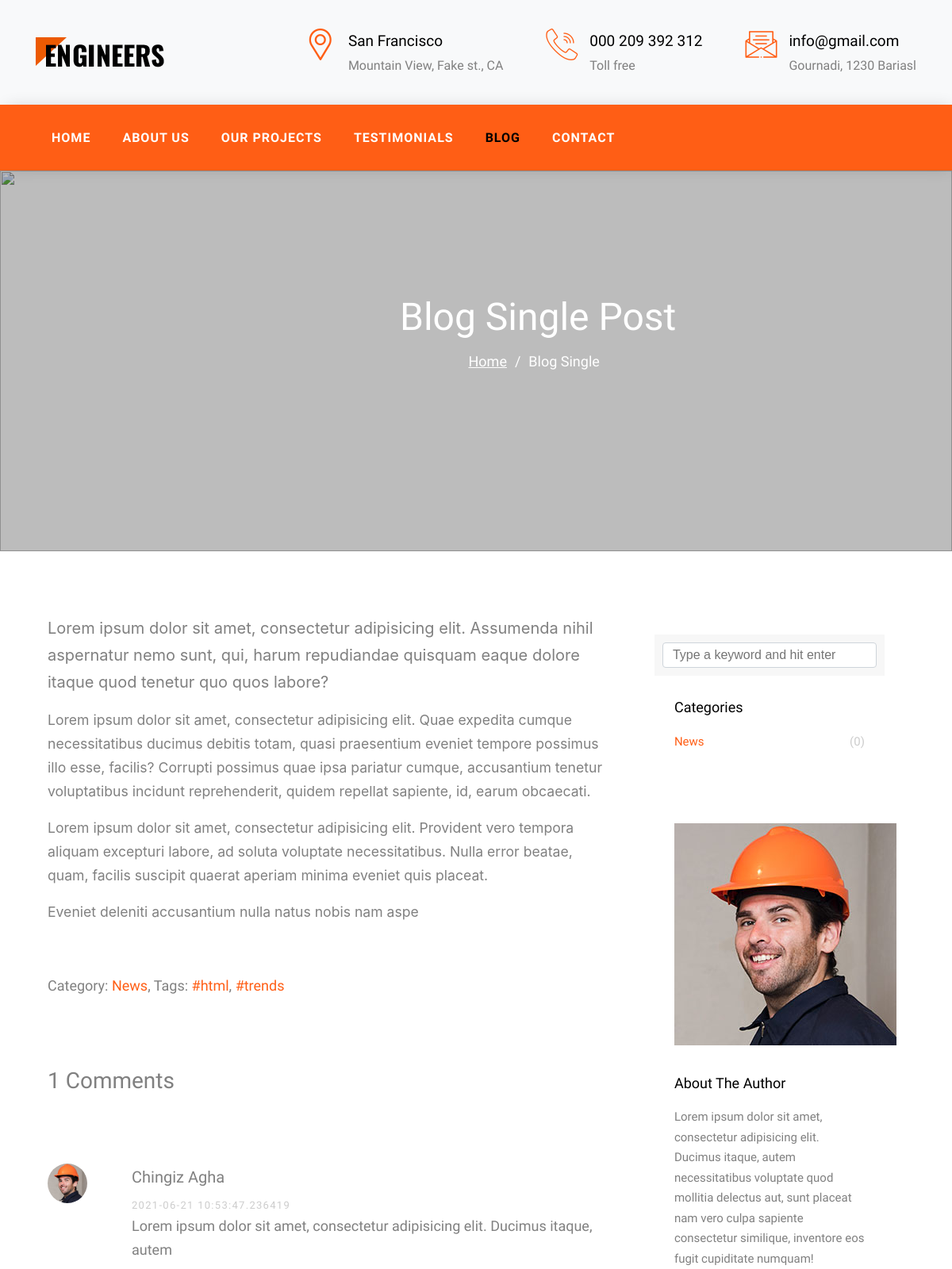
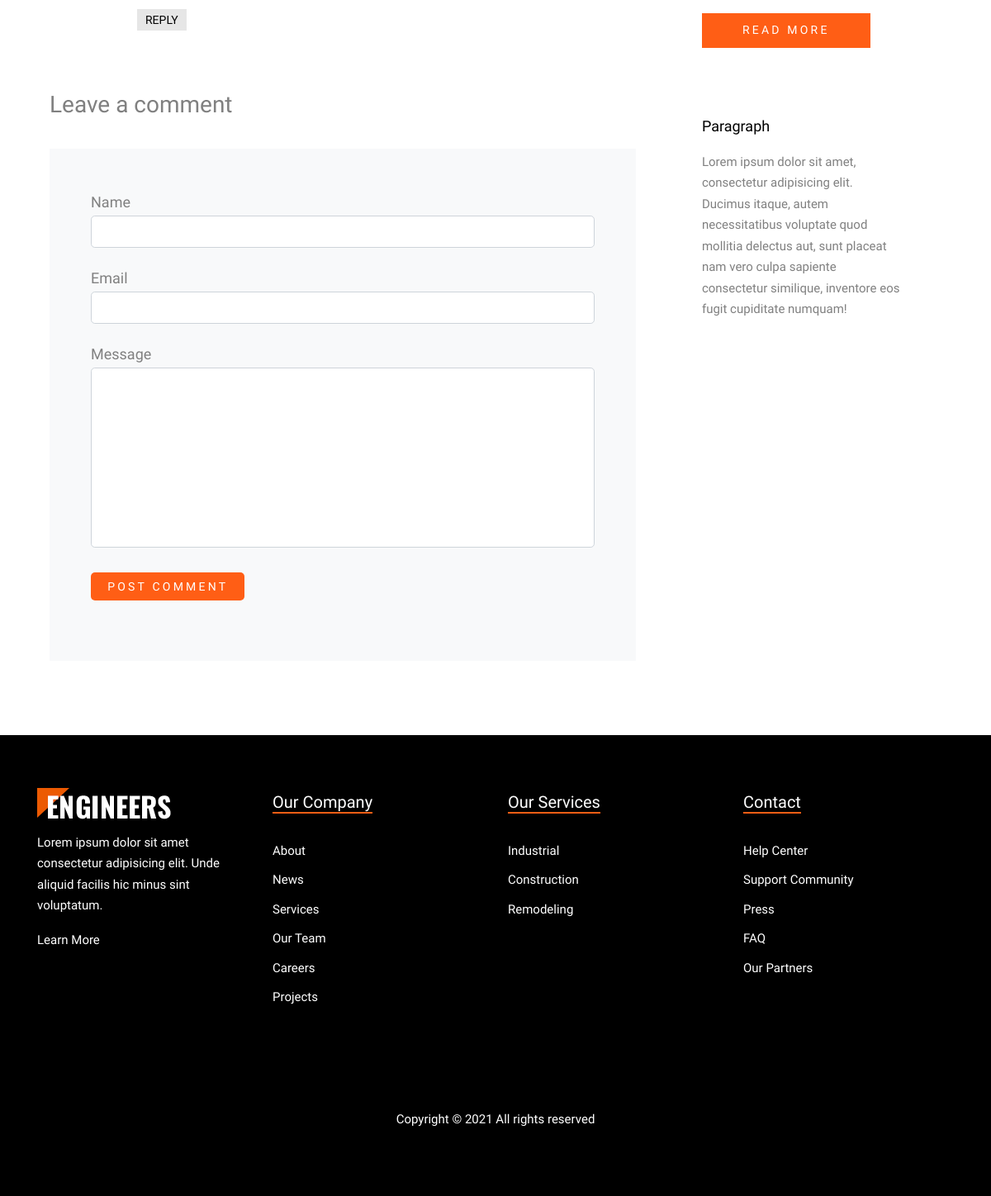
/single/2, run on the app's committed database (2 pictures, top to bottom).
### engineers/models.py (models this page shows, shortened)
class Address(db.Model):
    id = db.Column(db.Integer, primary_key=True)
    icon = db.Column(db.String(20), nullable=True)
    desc = db.Column(db.String(50), nullable=False)
    big_desc = db.Column(db.String(75), nullable=False)

class Blog(db.Model):
    id = db.Column(db.Integer, primary_key=True)
    title = db.Column(db.String(80), nullable=False)
    name = db.Column(db.String(20), nullable=False)
    image = db.Column(db.String(20), default='uploads/default.png')
    desc = db.Column(db.Text, nullable=False)
    category = db.Column(db.Integer, db.ForeignKey('blogcategory.id'), nullable=False)
    comment = db.relationship('Comment', backref='blog', lazy=True, cascade='all,delete')
    tag = db.relationship('Tag', secondary='blogs_tags', backref=db.backref('blogs', lazy='dynamic'))

class Comment(db.Model):
    id = db.Column(db.Integer, primary_key=True)
    author = db.Column(db.String(32), nullable=False)
    mail = db.Column(db.String(32), nullable=False)
    text = db.Column(db.String(140), nullable=False)
    timestamp = db.Column(db.DateTime(), default=datetime.utcnow, index=True)
    blog_id = db.Column(db.Integer, db.ForeignKey('blog.id'), nullable=False)

class BlogCategory(db.Model):
    __tablename__ = 'blogcategory'
    id = db.Column(db.Integer, primary_key=True)
    title = db.Column(db.String(50), nullable=False)
    category = db.relationship(Blog, backref='blogcategories', lazy=True, cascade='all,delete')

### engineers/controllers.py (the view, shortened to what this page needs)
@app.route('/single/<id>', methods=['GET', 'POST'])
def single(id):
    address = Address.query.all()
    comment = Comment.query.filter_by(blog_id=id)
    blog = Blog.query.get_or_404(id)
    form = CommentForm()
    category = BlogCategory.query.all()
    comment_count = Comment.query.filter(Comment.blog_id == blog.id).count()
    category_count = Blog.query.filter(Blog.category == BlogCategory.id).count()
    return render_template('app/single-blog.html', blog=blog, address=address, comment=comment, form=form, category=category, comment_count=comment_count, category_count=category_count)

### engineers/forms.py
class CommentForm(FlaskForm):
    name = StringField('Name', validators=[DataRequired(), Length(min=3, max=15)])
    email = StringField('Email', validators=[DataRequired(), Email()])
    text = TextAreaField('Message', validators=[DataRequired(), Length(min=20, max=200)])
    date = DateField('Posted Date', format='%d-%m-%Y')
    submit = SubmitField('POST COMMENT')

### engineers/templates/app/single-blog.html (shortened to what this page needs)
{% extends 'app/base.html' %}
{% block content %}
    <menu>
        <div class="row nav-sticky">
            <div class="row-nav col-12 ff-oswald">
                <ul class="d-flex nav-ul color-fff">
                    <li class="nav-li"><a href="/index">Home</a></li>
                    <li class="nav-li"><a href="/about">About Us</a></li>
                    <li class="nav-li"><a href="/projects">Our Projects</a></li>
                    <li class="nav-li"><a href="/testi">Testimonials</a></li>
                    <li class="nav-li"><a href="/blog" class="selected">Blog</a></li>
                    <li class="nav-li"><a href="/contact">Contact</a></li>
                </ul>
            </div>
        </div>
    </menu>
    <section>
        <figure class="bg-img-fig height-60vh">
            <div class="overlay"></div>
            <img src="{{ url_for('static', filename='img/hero_1.jpg')}}" alt="" class="bg-img user-none">
            <div class="row-title ">
                <div class="about-section-title txt-algn-cnt max-w-1140 p-abs margin-0-auto">
                    <h2 class="margin-0">Blog Single Post</h2>
                    <p class="d-flex jc-center ff-mulish ">
                        <a href="/index" class="color-fff margin-r-1">Home</a>
                        <span class="margin-r-1">/</span>
                        <span class="margin-r-1">Blog Single</span>
                    </p>
                </div>
            </div>
        </figure>
    </section>
    <div class="block-single-blog">
        <div class="container max-w-1140">
            <div class="row d-flex">
                <div class="col-8 single-blog-text pt-5rem p-r-l-15px">
                    <div class="section-p">
                        {{blog.desc|safe}}
                    </div>
                    <div class="pt-3rem ff-mulish single-blog-categories">
                        <p>
                            Category: <a href="#">{{blog.category}}</a>, Tags: <a href="#">#html</a>, <a
                                href="#">#trends</a>
                        </p>
                    </div>
                    <div class="pt-5rem single-blog-comment">
                        <a href="{{url_for('single', id=blog.id)}}">
                            <h3 class="margin-bottom-5rem first-h3">{{ comment_count }} Comments</h3>
                        </a>
                        {% for comment in comment %}
                        <ul class="comment-section">
                            <li class="comment d-flex">
                                <figure class="comment-profile-fig">
                                    <img src="{{ url_for('static', filename='img/person_4_sq.jpg')}}" alt="">
                                </figure>
                                <div class="comment-main">
                                    <h3>{{comment.author}}</h3>
                                    <div class="comment-time">
                                        {{comment.timestamp}}
                                    </div>
                                    <p>
                                        {{comment.text}}
                                    </p>
                                    <p>
                                        <a href="#addcomment" class="comment-reply">Reply</a>
                                    </p>
                                </div>
                            </li>
                        </ul>
                        {% endfor %}
                        <h3 class="first-h3 margin-bottom-3 margin-top-3rem " id=addcomment>
                            Leave a comment
                        </h3>
                        <div class="comment-form-div">
                            <form action="/single/{{blog.id}}", method='POST'>
                                <div class="form-comment">
                                    {{form.name.label}}
                                    {{form.name(class="form-comment-input")}}
                                </div>
                                <div class="form-comment">
                                    {{form.email.label}}
                                    {{form.email(class="form-comment-input")}}
                                </div>
                                <div class="form-comment">
                                    {{form.text.label}}
                                    {{form.text(cols="30", rows="10", class="form-comment-input")}}
                                </div>
                                <div class="form-comment">
                                    {{form.submit(class="btn-orange-contact comment-button")}}
                                </div>
                            </form>
                        </div>
                    </div>
                </div>
                <div class="col-4 single-blog-sidebar pt-5rem p-r-l-15px">
                    <div class="sidebox">
                        <form action="#" class="form-search">
                            <div>
                                <input type="text" placeholder="Type a keyword and hit enter" class="form-input">
                            </div>
                        </form>
                    <div class="sidebox">
                        <div class="sidebox-categories">
                            <h3>Categories</h3>
                            {% for category in category %}
                            <ul>
                                <li class="p-rel">
                                    <a href="#">{{category.title}}
                                        <span class="p-abs color-ccc" value="{{category.id}}">({{category_count}})</span>
                                    </a>
                                </li>
                            </ul>
                            {% endfor %}
                        </div>
                    </div>
                    <div class="sidebox">
                        <img src="{{ url_for('static', filename='img/person_4_sq.jpg')}}" alt="">
                        <h3>
                            About The Author
                        </h3>
                        <p class="margin-b-1 ff-mulish">
                            Lorem ipsum dolor sit amet, consectetur adipisicing elit. Ducimus itaque, autem necessitatibus voluptate quod mollitia delectus aut, sunt placeat nam vero culpa sapiente consectetur similique, inventore eos fugit cupiditate numquam!
                        </p>
                        <p>
                            <a href="#" class="btn-orange-contact">Read More</a>
                        </p>
                    </div>
                    <div class="sidebox">
                        <h3>
                            Paragraph
                        </h3>
                        <p class="margin-b-1 ff-mulish">
                            Lorem ipsum dolor sit amet, consectetur adipisicing elit. Ducimus itaque, autem necessitatibus voluptate quod mollitia delectus aut, sunt placeat nam vero culpa sapiente consectetur similique, inventore eos fugit cupiditate numquam!
                        </p>
                    </div>
                 </div>
                </div>
            </div>
        </div>
    </div>
    {% endblock %}

### engineers/templates/includes/header.html
<header>
    <section id="section-head-1">
        <div class="container container-head">
            <div class="row row-head-contact d-flex">
                <figure class="img-head-contact">
                    <a href="#"><img src="{{ url_for('static', filename='img/logo.png')}}" alt="logo-engineers" class="img-logo"></a>
                </figure>
                {% for add in address %}
                <div class="box-head-contact d-flex">
                    <i class="{{add.icon}} head-icon"></i>
                    <div class="contact-text">
                        <div class="top-text ff-oswald f-weight">{{add.desc}}</div>
                        <div class="bottom-text ff-mulish">{{add.big_desc}}</div>
                    </div>
                </div>
                {% endfor %}
            </div>
        </div>
    </section>
</header>

### engineers/static/css/grid.css (style rules this page uses)
.col-4 { width: 33.33%; }
.col-8 { width: 66.66%; }
.col-12 { width: 100%; }

### engineers/static/css/utilities.css (style rules this page uses)
img { width: 100%; height: 100%; }
ul { list-style: none; margin: 0; padding: 0; }
a { text-decoration: none; color: #000; }
textarea { resize: none; }
.d-flex { display: flex; }
.ff-oswald { font-family: 'Oswald', sans-serif; }
.ff-mulish { font-family: 'Mulish', sans-serif; }
h2 { font-weight: 300; margin: 0; }
.max-w-1140 { max-width: 1140px; }
.margin-0-auto { margin: 0 auto; }
.jc-center { justify-content: center; }
.txt-algn-cnt { text-align: center; }
.height-60vh { height: 60vh !important; }
.color-fff { color: #fff !important; }
.p-rel { position: relative; }
.p-abs { position: absolute; }
.user-none { user-select: none; }
.margin-0 { margin: 0; }
.margin-r-1 { margin-right: 10px; }
.margin-b-1 { margin-bottom: 1rem; }
.margin-bottom-3 { margin-bottom: 30px !important; }
.margin-top-3rem { margin-top: 3rem; }
.margin-bottom-5rem { margin-bottom: 5rem; }
.pt-3rem { padding-top: 3rem; }
.pt-5rem { padding-top: 5rem; }
.p-r-l-15px { padding-right: 15px; padding-left: 15px; }
.f-weight { font-weight: 500; }
.color-ccc { color: #ccc; }
.selected { color: #000 !important; }
._active { transform: translateY(0%); opacity: 1; transition: all 1.2s ease 0s; }

### data on the page
Address: desc "San Francisco", big_desc "Mountain View, Fake st., CA"
Address: desc "000 209 392 312", big_desc "Toll free"
Address: desc "info@gmail.com", big_desc "Gournadi, 1230 Bariasl"
Blog: desc "Lorem ipsum dolor sit amet, consectetur adipisicing elit. Assumenda nihil aspernatur nemo sunt, qui, harum repudiandae quisquam eaque dolore itaque quod tenetur quo quos labore? Lorem ipsum dolor sit amet, consectetur adipisicing elit. Quae expedita cumque necessitatibus ducimus debitis totam, quasi praesentium eveniet tempore possimus illo esse, facilis? Corrupti possimus quae ipsa pariatur cumque, accusantium tenetur voluptatibus incidunt reprehenderit, quidem repellat sapiente, id, earum obcaecati. Lorem ipsum dolor sit amet, consectetur adipisicing elit. Provident vero tempora aliquam excepturi labore, ad soluta voluptate necessitatibus. Nulla error beatae, quam, facilis suscipit…", category "News"
Comment: author "Chingiz Agha", timestamp "2021-06-21 10:53:47.236419", text "Lorem ipsum dolor sit amet, consectetur adipisicing elit. Ducimus itaque, autem"
BlogCategory: title "News", {{ category.id }} 1 (drawn), category_count "0"

### other printed values
{{ comment_count }} "1"
